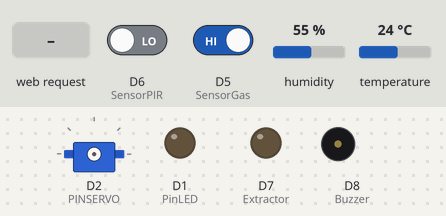
A sketch run on a simulated ESP8266 (NodeMCU). Shown: servo, output pins drawn as LEDs (lit = HIGH), buzzer (waves = sounding, pin HIGH). Wiring (inferred from the names in the program): servo: signal D2. The inputs (shaded band) are chosen by the test bench; at power-on: D5 (SensorGas) HIGH, D6 (SensorPIR) LOW, humidity 55 %, temperature 24 °C. WiFi joins after 1.5 s; servers stay silent unless stated; servo pulses on a pin are drawn as a servo (544–2400 µs = 0–180°); pins used as bus, display or sensor lines are not drawn; what the sketch prints to the serial monitor is not drawn.

Above: at 4.7 s.
4.8 s: D5 (SensorGas) driven LOW
At 5.2 s:
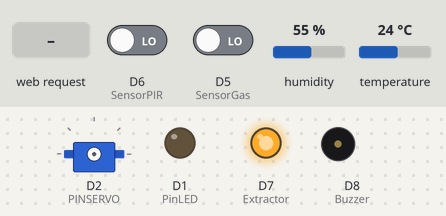
6.3 s: HTTP request GET /LED=ON received
At 6.6 s:
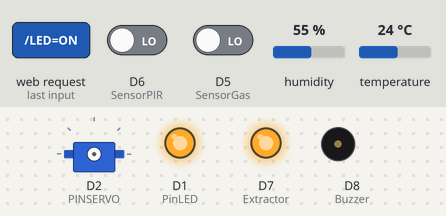
7.8 s: HTTP request GET /LED=OFF received
At 8.7 s:
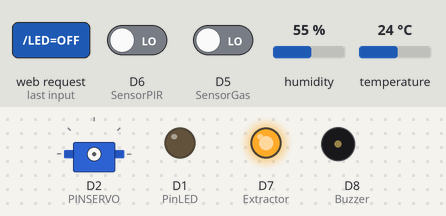
9.3 s: HTTP request GET /LOCK=ON received
Timing chart, 0 to 11.8 s (numbered marks = the images above; inputs shaded):
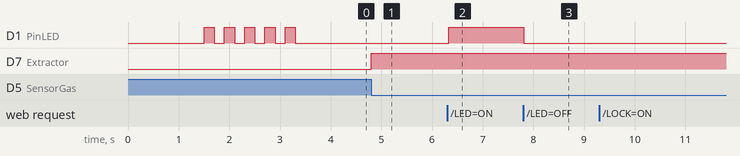

Measured:
- after the input at 4.8 s, D7 (Extractor): LOW → HIGH at once
- after the input at 6.3 s, D1 (PinLED): LOW → HIGH at once
- after the input at 7.8 s, D1 (PinLED): HIGH → LOW at once

The sketch:

v0.5.ino
```cpp
#include<ESP8266WiFi.h>
#include <DHT.h>    // importa la Librerias DHT
#include <DHT_U.h>
#include <Servo.h>

#define D0 16
#define D1 5
#define D2 4
#define D3 0     //Ruteo de pines en NodeMCU
#define D4 2
#define D5 14
#define D6 12
#define D7 13
#define D8 15

const char ssid[]="TeleCentro-945b"; //Ingresar nombre de la red.
const char password[]="GDNLLTNXGDJT"; //Ingresar contraseña.

const byte PinLED= D1;
const byte SensorGas= D5; //Pin D5
const byte SensorTempHume = D4;  //Pin D4
const byte PINSERVO= D2; //Pin D2
const byte SensorPIR= D6;
const byte Buzzer= D8;
const byte Extractor= D7;

int estado=LOW;
int i=0;
int j=0;
float hume=0;
float temp=0;
float angl=0;
char* Title="ESP8266 Server";
char* alarmaTitle="Alarma inactiva";

volatile boolean AlarmaGas=false;
volatile boolean AlarmaPIR=false;
volatile boolean alarmaActiva=false;

WiFiServer server(80);
DHT dht(SensorTempHume, DHT11);

/*________________________________________________________________________________________________________________*/

void ICACHE_RAM_ATTR ISRoutine ();
void ICACHE_RAM_ATTR ISRoutine2 ();

void leerTemperatura()
{
  hume=dht.readHumidity();
  temp=dht.readTemperature();
  Serial.println("Temperatura="+String(temp)+", Humedad="+String(hume));
}

/*________________________________________________________________________________________________________________*/

void setup()
{
  Serial.begin(9600);
  dht.begin();      // inicializacion de sensor
  pinMode(PinLED, OUTPUT);
  pinMode(Buzzer, OUTPUT);
   pinMode(Extractor, OUTPUT);
  pinMode(PINSERVO, OUTPUT);
  digitalWrite(PinLED, LOW);
  digitalWrite(Buzzer, LOW);
  digitalWrite(Extractor, LOW);
  pinMode(SensorGas, INPUT);
  pinMode(SensorPIR, INPUT);
  attachInterrupt(digitalPinToInterrupt(SensorGas),ISRoutine,FALLING);
  attachInterrupt(digitalPinToInterrupt(SensorPIR),ISRoutine2,RISING);
  WiFi.begin(ssid, password);
  Serial.printf("\n\n Conectando a la red: %s\n", WiFi.SSID().c_str());


  while(WiFi.status()!=WL_CONNECTED)
  {
    if(i<30)
    {
      delay(500);
      Serial.print(".");
      i++;
   }
   else
   {
    Serial.print("\n Error de autenticación, verifique los datos ingresados");
    delay(2000);
   }
  }

  Serial.println("");
  Serial.println("WiFi conectada");

  for(j=0; j<5; j++)
  {
    digitalWrite(PinLED, HIGH);
    delay(200);
    digitalWrite(PinLED, LOW);
    delay(200);
  }
  server.begin();
  Serial.println("Servidor inicializado");

  Serial.printf("\n\nUtiliza este link para conectar: http://%s/\n", WiFi.localIP().toString().c_str());

}

/*________________________________________________________________________________________________________________*/

void loop()
{

  WiFiClient client = server.available();
  if (!client) {

    delay(1);
    return;

  }

  Serial.println("Nuevo cliente");
  while(!client.available()){
    delay(1);
  }

  leerTemperatura();


  String peticion = client.readStringUntil('\r');
  Serial.println(peticion);
  client.flush();


  if (peticion.indexOf("/LED=ON") != -1)
  { digitalWrite(PinLED, HIGH);}
  if (peticion.indexOf("/LED=OFF") != -1)
  { digitalWrite(PinLED, LOW);}
  if (peticion.indexOf("/LOCK=ON") != -1)
  {
    for(i=0;i<30;i++)
  {
  digitalWrite(PINSERVO, HIGH);
  delayMicroseconds(2000);
  digitalWrite(PINSERVO, LOW);
  delayMicroseconds(18000);
  }

  }
  if (peticion.indexOf("/LOCK=OFF") != -1)
  {
    for(i=0;i<30;i++)
  {
  digitalWrite(PINSERVO, HIGH);
  delayMicroseconds(1000);
  digitalWrite(PINSERVO, LOW);
  delayMicroseconds(19000);
  }

  }

  if (peticion.indexOf("/RESETGAS=ON") != -1)
  {
    AlarmaGas=false;
    Title="ESP8266 Server";
    digitalWrite(Extractor, LOW);
  }

if (peticion.indexOf("/PIR=ON") != -1)
{
  alarmaActiva=true;
}

if (peticion.indexOf("/RESETPIR=ON") != -1)
{
  alarmaActiva=false;
  AlarmaPIR=false;
  digitalWrite(Buzzer, LOW);
  Title="ESP8266 Server";
  alarmaTitle="Alarma inactiva";
}
  client.println("HTTP/1.1 200 OK");
  client.println("");
  client.println("");
  client.println("");
  client.println("");

  //INICIO HTML


client.println("<!DOCTYPE html><html lang='en'><head><meta charset='UTF-8'><meta name='viewport' content='width=device-width, initial-scale=1.0'>");
client.println("<title>ESP8266 Server</title></head>");
client.println("<body style='font-family: Century gothic; width: 800;'><center>");
client.println("<div style='box-shadow: 0px 0px 20px 8px rgba(0,0,0,0.22); padding: 20px; width: 300px; display: inline-block; margin: 30px;'>");
if(AlarmaGas)
{
    Title="ALERTA FUGA DE GAS";
}

if(AlarmaPIR)
{
  Title="ALARMA DE MOVIMIENTO";
}

if(AlarmaPIR&&AlarmaGas)
{
    Title="ALERTA FUGA DE GAS Y MOVIMIENTO";
}

client.println("<h1 style='text-align: center;'>"+String(Title)+"</h1><p style='text-align: center;'>");
client.println("<h2 style='text-align: center;'>Temperatura: "+String(temp)+"ºC</h2>");
client.println("<h2 style='text-align: center;'>Humedad: "+String(hume)+"%</h2>");

if(alarmaActiva)
{
  alarmaTitle="Alarma activa";
}

client.println("<h3 style='text-align: center;'>"+String(alarmaTitle)+"</h3>");
client.println("<button onclick=location.href='/LED=ON'> Encender LED</button> <br> <br>");
client.println("<button onclick=location.href='/LED=OFF'> Apagar LED </button> <br> <br>");
client.println("<button onclick=location.href='/LOCK=ON'> Activar cerradura</button> <br> <br>");
client.println("<button onclick=location.href='/LOCK=OFF'> Desactivar cerradura</button> <br> <br>");
client.println("<button onclick=location.href='/PIR=ON'> Activar alarma</button> <br> <br>");
if(AlarmaGas)
{
  client.println("<button onclick=location.href='/RESETGAS=ON'> Desactivar Alarma de Gas</button> <br> <br>");
}

if(AlarmaPIR)
{
  client.println("<button onclick=location.href='/RESETPIR=ON'> Desactivar Alarma</button> <br> <br>");
}
client.println("</p></div> </center></body></html>");


 //FIN HTML
 Serial.println("Petición finalizada"); // Se finaliza la petición al cliente. Se inicializa la espera de una nueva petición.
 Serial.println("");

}

/*________________________________________________________________________________________________________________*/

void ISRoutine()
{
  AlarmaGas=true;
  digitalWrite(Extractor, HIGH);
}

void ISRoutine2()
{
  if(alarmaActiva)
  {
  AlarmaPIR=true;
  digitalWrite(Buzzer, HIGH);
  }
}
```
